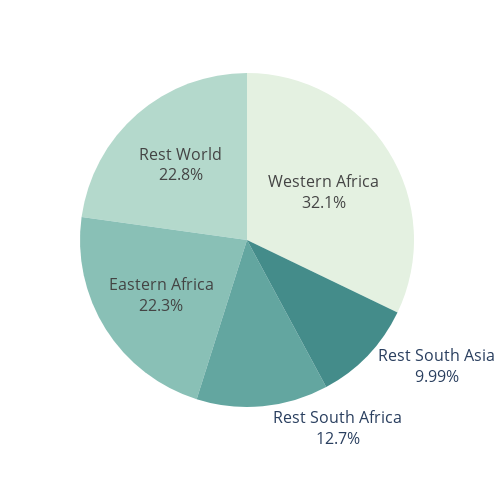

Notebook code for this chart:
### Code cell
#fig3c
df4 = df3[df3.scenario == 'SSP2-UA-DLS']
df4 = df4.groupby(['region']).sum().reset_index()
fig = px.pie(df4, values='capacity_GW', names='region',  color_discrete_sequence=px.colors.sequential.Mint)
fig['data'][0].update({'textinfo' : 'label+text+percent',
                      'showlegend' : False})

fig.update_layout(font = dict(size = 16), height = 500, width = 500,  paper_bgcolor = "white", plot_bgcolor = "rgba(0,0,0,0)") #, legend=dict(orientation="h", yanchor="top", xanchor="left", y = -0.25, x = -0.2  )

### Figure 1 — Plotly figure (JSON) as saved in the notebook; plotly's stock layout.template omitted (floating-point values rounded to 4 significant figures)
{"data": [{"domain": {"x": [0, 1], "y": [0, 1]}, "hovertemplate": "region=%{label}<br>capacity_GW=%{value}<extra></extra>", "labels": ["Eastern Africa", "Rest South Africa", "Rest South Asia", "Rest World", "Western Africa"], "legendgroup": "", "name": "", "showlegend": false, "textinfo": "label+text+percent", "type": "pie", "values": [43.05, 24.57, 19.27, 43.98, 61.98]}], "layout": {"font": {"size": 16}, "height": 500, "legend": {"tracegroupgap": 0}, "margin": {"t": 60}, "paper_bgcolor": "white", "piecolorway": ["rgb(228, 241, 225)", "rgb(180, 217, 204)", "rgb(137, 192, 182)", "rgb(99, 166, 160)", "rgb(68, 140, 138)", "rgb(40, 114, 116)", "rgb(13, 88, 95)"], "plot_bgcolor": "rgba(0,0,0,0)", "width": 500}}
